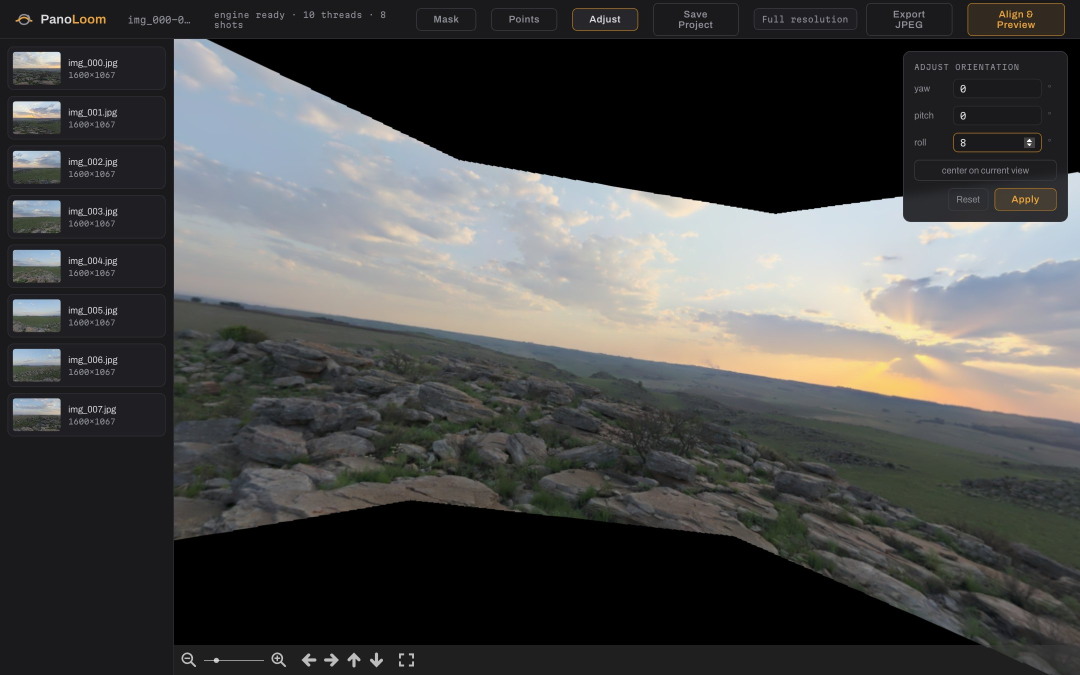
#> input picture docs/images/adjust.jpg, 2160 x 1350 px (shown at 1/2 size); its folder holds 4 pictures in this run
$ python oracle.py --images ../../docs/images
#> lines starting #> are read from the running program, lines starting #| are printed output that depends on the picture
#!/usr/bin/env python3
"""OpenCV oracle harness — per-stage reference dumps for the Rust port.

Replicates cv2.Stitcher PANORAMA mode stage by stage (see docs/pipeline.md)
and dumps every intermediate, so panoloom-core can assert parity per stage:

  dumps/<set>/
    meta.json                 scales, parameters, versions, image list
    features/img_XXX.json     ORB keypoints (work scale)
    features/img_XXX.desc.npy 500x32 uint8 descriptors
    matches/pair_I_J.json     matches, inlier mask, H (centered coords), confidence
    cameras_initial.json      after HomographyBasedEstimator
    cameras_ba.json           after BundleAdjusterRay
    cameras_final.json        after waveCorrect (horizontal)
    gains/gain_XXX.npy        BlocksGainCompensator per-image gain maps (seam scale)
    seams/mask_XXX.png        graph-cut seam masks (seam scale)
    compose.json              corners/sizes at compose scale, blend params
    result.jpg                final blended panorama

Determinism: ORB, findHomography (fixed-seed RANSAC), BundleAdjusterRay and
the blender are deterministic. OpenCV's own BestOf2NearestMatcher is NOT for
binary descriptors (FLANN-LSH), so raw matching is re-implemented here with
exact brute-force Hamming, byte-for-byte following matchers.cpp semantics —
this is also exactly what the Rust port implements.

Usage:
  oracle.py --images ../testdata/generated/ring_kloppenheim_06 [--out dumps/ring]
"""

import argparse
import json
import math
import sys
import time
from pathlib import Path

import cv2
import numpy as np

# Stitcher PANORAMA-mode constants (docs/pipeline.md §0-§2).
REGISTR_RESOL_MP = 0.6
SEAM_EST_RESOL_MP = 0.1
CONF_THRESH = 1.0
MATCH_CONF = 0.3
NUM_MATCHES_THRESH1 = 6
NUM_MATCHES_THRESH2 = 6
MATCHES_CONFIDENCE_THRESH = 3.0
BLEND_STRENGTH = 5  # stitcher.cpp: blend width = sqrt(area) * strength / 100


def keypoints_json(kps: list) -> list[dict]:
    return [
        {
            "x": kp.pt[0], "y": kp.pt[1], "size": kp.size, "angle": kp.angle,
            "response": kp.response, "octave": kp.octave,
        }
        for kp in kps
    ]


def camera_json(cam) -> dict:
    return {
        "focal": cam.focal, "aspect": cam.aspect,
        "ppx": cam.ppx, "ppy": cam.ppy,
        "R": np.asarray(cam.R, dtype=np.float64).tolist(),
    }


def best_of_2_nearest(desc_a, desc_b, kps_a, kps_b, size_a, size_b):
    """BestOf2NearestMatcher::match with exact BF-Hamming (matchers.cpp:149-475)."""
    bf = cv2.BFMatcher(cv2.NORM_HAMMING)
    pair_set = set()
    matches = []
    # 1->2 with ratio test: d0 < (1 - match_conf) * d1
    for knn in bf.knnMatch(desc_a, desc_b, k=2):
        if len(knn) == 2 and knn[0].distance < (1 - MATCH_CONF) * knn[1].distance:
            matches.append(cv2.DMatch(knn[0].queryIdx, knn[0].trainIdx, knn[0].distance))
            pair_set.add((knn[0].queryIdx, knn[0].trainIdx))
    # 2->1, swapped, skipping already-found pairs
    for knn in bf.knnMatch(desc_b, desc_a, k=2):
        if len(knn) == 2 and knn[0].distance < (1 - MATCH_CONF) * knn[1].distance:
            if (knn[0].trainIdx, knn[0].queryIdx) not in pair_set:
                matches.append(cv2.DMatch(knn[0].trainIdx, knn[0].queryIdx, knn[0].distance))

    info = {"matches": matches, "H": None, "inliers_mask": np.zeros(len(matches), np.uint8),
            "num_inliers": 0, "confidence": 0.0}
    if len(matches) < NUM_MATCHES_THRESH1:
        return info

    # Centered coordinates (matchers.cpp:415-423).
    src = np.array(
        [(kps_a[m.queryIdx].pt[0] - size_a[0] * 0.5, kps_a[m.queryIdx].pt[1] - size_a[1] * 0.5)
         for m in matches], np.float32)
    dst = np.array(
        [(kps_b[m.trainIdx].pt[0] - size_b[0] * 0.5, kps_b[m.trainIdx].pt[1] - size_b[1] * 0.5)
         for m in matches], np.float32)

    H, mask = cv2.findHomography(src, dst, cv2.RANSAC)
    if H is None or abs(np.linalg.det(H)) < np.finfo(np.float64).eps:
        return info
    mask = mask.ravel().astype(np.uint8)
    num_inliers = int(mask.sum())
    confidence = num_inliers / (8 + 0.3 * len(matches))
    # Near-duplicate rejection: too-good confidence is zeroed (matchers.cpp:441-443).
    if confidence > MATCHES_CONFIDENCE_THRESH:
        confidence = 0.0
    info.update(H=H, inliers_mask=mask, num_inliers=num_inliers, confidence=confidence)

    if num_inliers >= NUM_MATCHES_THRESH2:
        H2, _ = cv2.findHomography(src[mask.astype(bool)], dst[mask.astype(bool)], cv2.RANSAC)
        if H2 is not None:
            info["H"] = H2
    return info


def match_all(features) -> list:
    """Dense N x N MatchesInfo grid like FeaturesMatcher::operator() (matchers.cpp:338-363).

    Python-constructed cv2.detail.MatchesInfo objects segfault OpenCV when
    passed back into C++ (observed with opencv-python 4.14), so we obtain a
    properly-initialized grid from the real matcher, then overwrite EVERY
    pair with the deterministic BF-Hamming results — no LSH randomness
    survives in the dumps.
    """
    cv2.setRNGSeed(12345)
    grid = list(cv2.detail_BestOf2NearestMatcher(False).apply2(features))
    n = len(features)
    for i in range(n):
        for j in range(i + 1, n):
            fa, fb = features[i], features[j]
            info = best_of_2_nearest(
                fa.descriptors.get() if isinstance(fa.descriptors, cv2.UMat) else fa.descriptors,
                fb.descriptors.get() if isinstance(fb.descriptors, cv2.UMat) else fb.descriptors,
                fa.keypoints, fb.keypoints, fa.img_size, fb.img_size,
            )
            empty_h = np.zeros((0, 0), np.float64)
            mi = grid[i * n + j]
            mi.src_img_idx, mi.dst_img_idx = i, j
            mi.matches = info["matches"]
            mi.inliers_mask = info["inliers_mask"]
            mi.num_inliers = info["num_inliers"]
            mi.confidence = info["confidence"]
            mi.H = info["H"] if info["H"] is not None else empty_h
            # Dual (j, i): inverse H, swapped match indices (matchers.cpp:88-99).
            dual = grid[j * n + i]
            dual.src_img_idx, dual.dst_img_idx = j, i
            dual.matches = [cv2.DMatch(m.trainIdx, m.queryIdx, m.distance) for m in info["matches"]]
            dual.inliers_mask = info["inliers_mask"]
            dual.num_inliers = info["num_inliers"]
            dual.confidence = info["confidence"]
            dual.H = np.linalg.inv(info["H"]) if info["H"] is not None else empty_h
    return grid


def main() -> None:
    # The port mirrors OpenCV's CPU paths; OpenCL kernels (UMat inputs can
    # silently take them, e.g. in MultiBandBlender) have different f32
    # semantics. Force CPU for reproducible parity dumps.
    cv2.ocl.setUseOpenCL(False)

    ap = argparse.ArgumentParser(description=__doc__)
    ap.add_argument("--images", type=Path, required=True, help="directory of source images")
    ap.add_argument("--out", type=Path, default=None)
    ap.add_argument("--orb-features", type=int, default=500,
                    help="ORB nfeatures (500 = cv2.Stitcher default)")
    ap.add_argument("--dump-full", action="store_true",
                    help="also dump full-resolution source PNGs (compose-stage parity fixtures; large)")
    args = ap.parse_args()

    paths = sorted(p for p in args.images.iterdir() if p.suffix.lower() in (".jpg", ".jpeg", ".png"))
    if len(paths) < 2:
        raise SystemExit(f"need >= 2 images in {args.images}")
    out = args.out or Path(__file__).parent / "dumps" / args.images.name
    for sub in ("features", "matches", "gains", "seams", "work", "warped"):
        (out / sub).mkdir(parents=True, exist_ok=True)

    t0 = time.time()
    full_imgs = [cv2.imread(str(p), cv2.IMREAD_COLOR) for p in paths]
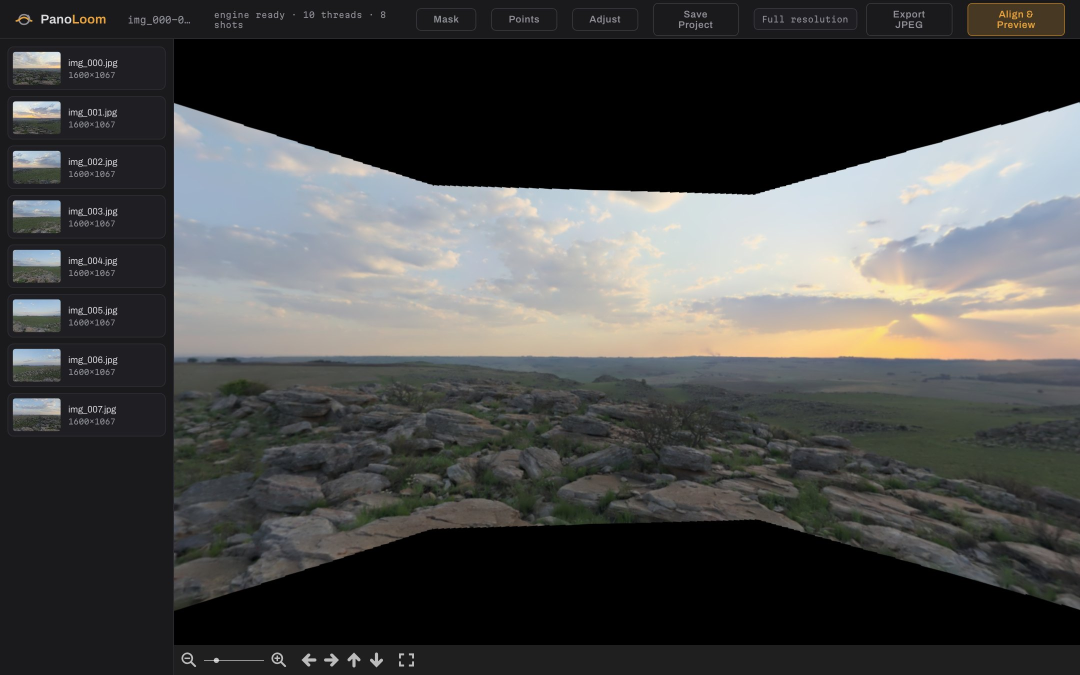
#> input picture docs/images/hero.jpg, 2160 x 1350 px (shown at 1/2 size)
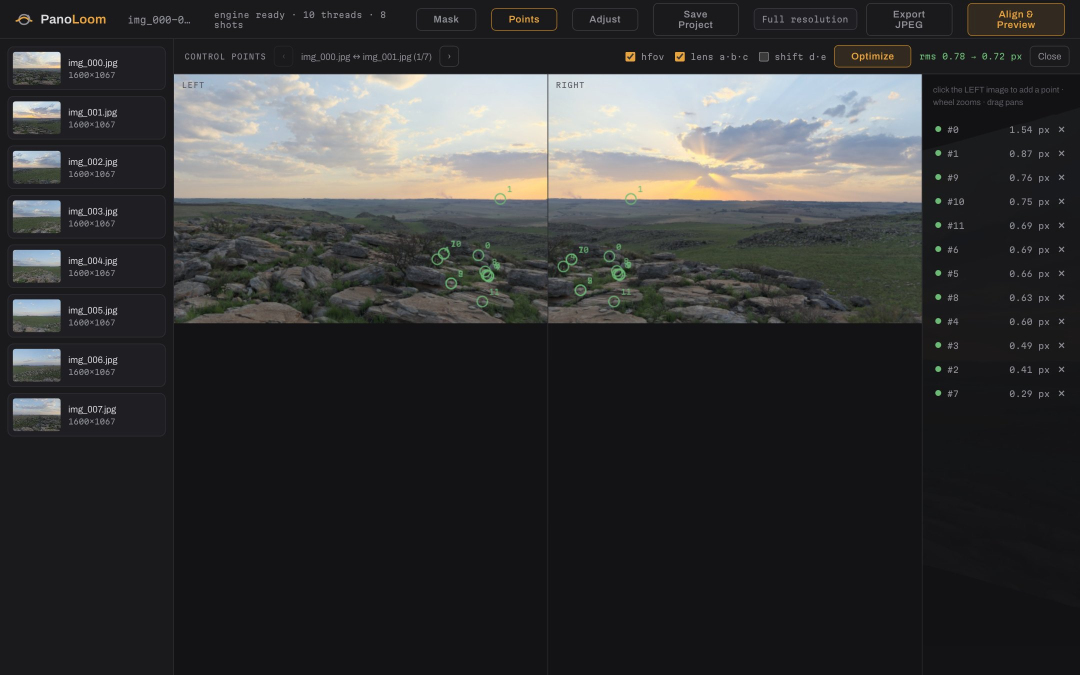
#> input picture docs/images/points.jpg, 2160 x 1350 px (shown at 1/2 size)
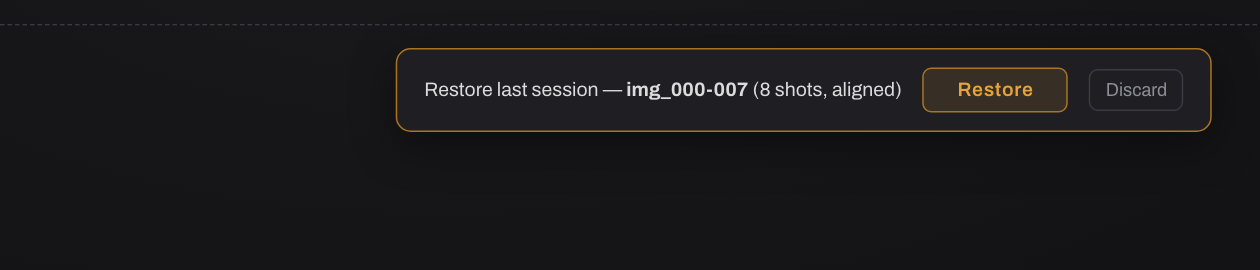
#> input picture docs/images/restore.png, 1260 x 270 px
#> full_imgs = 4 items
    for p, im in zip(paths, full_imgs):
        if im is None:
            raise SystemExit(f"cannot read {p}")
#> this loop made 4 passes

    # --- scales, latched from the FIRST image only (stitcher.cpp:424-453) ---
    area0 = full_imgs[0].shape[0] * full_imgs[0].shape[1]
#> area0 = 2916000
    work_scale = min(1.0, math.sqrt(REGISTR_RESOL_MP * 1e6 / area0))
#> work_scale = 0.454
    seam_scale = min(1.0, math.sqrt(SEAM_EST_RESOL_MP * 1e6 / area0))
#> seam_scale = 0.185
    seam_work_aspect = seam_scale / work_scale
#> seam_work_aspect = 0.408

    def scaled(img, s):
#> called with s = 0.454
        if s == 1.0:
            return img.copy()
        return cv2.resize(img, None, fx=s, fy=s, interpolation=cv2.INTER_LINEAR_EXACT)

    work_imgs = [scaled(im, work_scale) for im in full_imgs]
#> call 4 of scaled, with s = 0.454
#> in scaled (call 4), `return cv2.resize(img, None, fx=s, fy=s, interpolation=cv2.INTER_LINEA..`:
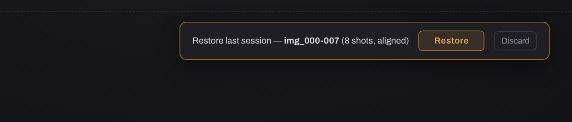
#> returned value: shape (122, 572, 3); mean of channels 0, 1, 2 27.2, 25.3, 26; drawn as B, G, R
#> work_imgs = 4 items
#> im is the input picture: shape (270, 1260, 3); mean B, G, R 27.2, 25.4, 26.1
    seam_imgs = [scaled(im, seam_scale) for im in full_imgs]
#> in scaled (call 6), `return cv2.resize(img, None, fx=s, fy=s, interpolation=cv2.INTER_LINEA..`:
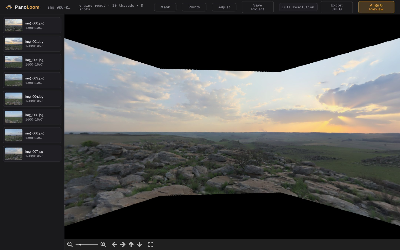
#> returned value: shape (250, 400, 3); mean of channels 0, 1, 2 71.8, 72.8, 72.6; drawn as B, G, R
#> in scaled (call 7), `return cv2.resize(img, None, fx=s, fy=s, interpolation=cv2.INTER_LINEA..`:
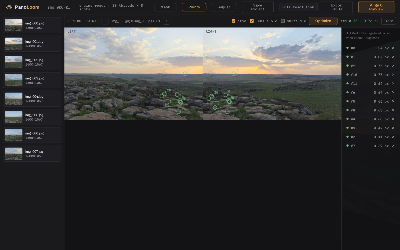
#> returned value: shape (250, 400, 3); mean of channels 0, 1, 2 54.6, 54.3, 54.2; drawn as B, G, R
#> in scaled (call 8), `return cv2.resize(img, None, fx=s, fy=s, interpolation=cv2.INTER_LINEA..`:
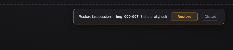
#> returned value: shape (50, 233, 3); mean of channels 0, 1, 2 27.6, 25.5, 26; drawn as B, G, R
#> seam_imgs = 4 items

    # --- stage 1: ORB features on work-scale images ---
    # Lossless copies of the exact pixels the pipeline saw — Rust parity
    # tests start from these (JPEG decoders differ between libraries).
    for i, w in enumerate(work_imgs):
        cv2.imwrite(str(out / "work" / f"img_{i:03d}.png"), w)

    orb = cv2.ORB_create(nfeatures=args.orb_features)
    features = cv2.detail.computeImageFeatures(orb, work_imgs)
    for i, f in enumerate(features):
        f.img_idx = i
        desc = f.descriptors.get() if isinstance(f.descriptors, cv2.UMat) else f.descriptors
        (out / "features" / f"img_{i:03d}.json").write_text(
            json.dumps(keypoints_json(f.keypoints)))
        np.save(out / "features" / f"img_{i:03d}.desc.npy", desc)
    print(f"features: {[len(f.keypoints) for f in features]}")
#| features: [500, 500, 500, 205]

    # --- stage 2: pairwise matching (deterministic BF-Hamming) ---
    pairwise = match_all(features)
#> in match_all, `grid = list(cv2.detail_BestOf2NearestMatcher(False).apply2(features))`: grid = 16 items
#> in match_all, `n = len(features)`: n = 4
#> the loop in match_all, `for i in range(n):` made 4 passes
#> pairwise = 16 items
    n = len(features)
#> n = 4
    for i in range(n):
        for j in range(i + 1, n):
            mi = pairwise[i * n + j]
            (out / "matches" / f"pair_{i:03d}_{j:03d}.json").write_text(json.dumps({
                "numMatches": len(mi.matches),
                "numInliers": mi.num_inliers,
                "confidence": mi.confidence,
                "H": None if mi.H is None or np.asarray(mi.H).size == 0
                     else np.asarray(mi.H, dtype=np.float64).tolist(),
                "matches": [[m.queryIdx, m.trainIdx, m.distance] for m in mi.matches],
                "inliersMask": np.asarray(mi.inliers_mask).ravel().astype(int).tolist(),
            }))
    strong = sum(1 for i in range(n) for j in range(i + 1, n) if pairwise[i * n + j].confidence > CONF_THRESH)
#> strong = 3
    print(f"matches: {strong} pairs above confidence {CONF_THRESH}")
#| matches: 3 pairs above confidence 1.0

    # --- stage 3: keep the biggest connected component ---
    indices = cv2.detail.leaveBiggestComponent(features, pairwise, CONF_THRESH)
#> indices = [0, 1, 2]
    indices = [int(x) for x in np.asarray(indices).ravel()]
    if len(indices) < n:
        # Like cv2.Stitcher, continue with the biggest connected component.
        # leaveBiggestComponent's Python binding returns kept indices; re-run
        # matching on the subset so downstream grids stay dense & consistent,
        # and subset every per-image list to keep indexing aligned.
        print(f"WARNING: only {len(indices)}/{n} images connected: {indices}")
#| WARNING: only 3/4 images connected: [0, 1, 2]
        features = [features[i] for i in indices]
#> features = 3 items
        full_imgs = [full_imgs[i] for i in indices]
#> full_imgs = 3 items
        seam_imgs = [seam_imgs[i] for i in indices]
#> seam_imgs = 3 items
        paths = [paths[i] for i in indices]
#> paths = 3 items
        for k, f in enumerate(features):
            f.img_idx = k
#> this loop made 3 passes
        pairwise = match_all(features)
#> the loop in match_all (call 2), `for i in range(n):` made 3 passes
#> pairwise = 9 items
        n = len(features)
#> n = 3

    # --- stage 4: rotation estimation + bundle adjustment + wave correction ---
    ok, cameras = cv2.detail_HomographyBasedEstimator().apply(features, pairwise, None)
#> ok = True
    if not ok:
        raise SystemExit("homography-based estimation failed")
    for cam in cameras:
        cam.R = cam.R.astype(np.float32)
    (out / "cameras_initial.json").write_text(json.dumps([camera_json(c) for c in cameras]))

    ba = cv2.detail_BundleAdjusterRay()
    ba.setConfThresh(CONF_THRESH)
    ok, cameras = ba.apply(features, pairwise, cameras)
#> ok = False
    if not ok:
#> (the run stopped early here; a loop or call above may not have finished)
